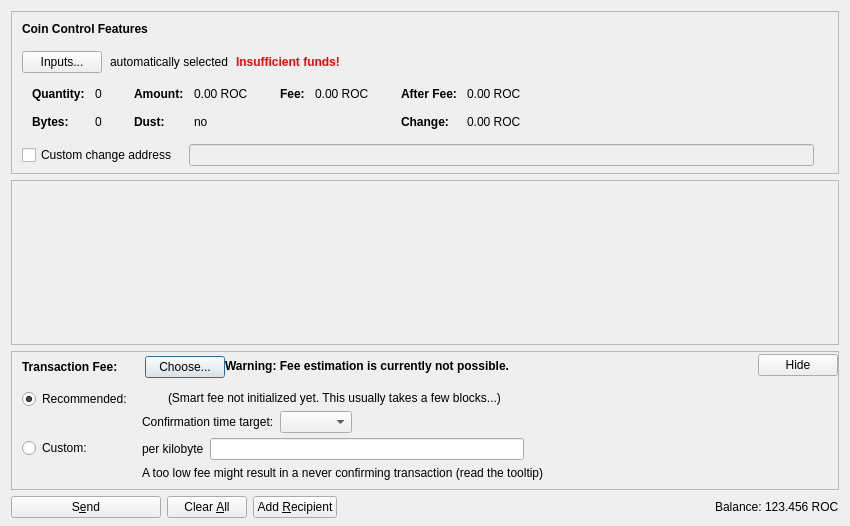
<?xml version="1.0" encoding="UTF-8"?>
<ui version="4.0">
 <class>SendCoinsDialog</class>
 <widget class="QDialog" name="SendCoinsDialog">
  <property name="geometry">
   <rect>
    <x>0</x>
    <y>0</y>
    <width>850</width>
    <height>526</height>
   </rect>
  </property>
  <property name="windowTitle">
   <string>Send Coins</string>
  </property>
  <layout class="QVBoxLayout" name="verticalLayout" stretch="0,1,0,0">
   <property name="bottomMargin">
    <number>8</number>
   </property>
   <item>
    <widget class="QFrame" name="frameCoinControl">
     <property name="sizePolicy">
      <sizepolicy hsizetype="Expanding" vsizetype="Expanding">
       <horstretch>0</horstretch>
       <verstretch>0</verstretch>
      </sizepolicy>
     </property>
     <property name="maximumSize">
      <size>
       <width>16777215</width>
       <height>16777215</height>
      </size>
     </property>
     <property name="frameShape">
      <enum>QFrame::StyledPanel</enum>
     </property>
     <property name="frameShadow">
      <enum>QFrame::Sunken</enum>
     </property>
     <layout class="QVBoxLayout" name="verticalLayoutCoinControl2">
      <property name="spacing">
       <number>0</number>
      </property>
      <property name="leftMargin">
       <number>0</number>
      </property>
      <property name="topMargin">
       <number>0</number>
      </property>
      <property name="rightMargin">
       <number>0</number>
      </property>
      <property name="bottomMargin">
       <number>6</number>
      </property>
      <item>
       <layout class="QVBoxLayout" name="verticalLayoutCoinControl" stretch="0,0,0,0,1">
        <property name="spacing">
         <number>0</number>
        </property>
        <property name="leftMargin">
         <number>10</number>
        </property>
        <property name="topMargin">
         <number>10</number>
        </property>
        <item>
         <layout class="QHBoxLayout" name="horizontalLayoutCoinControl1">
          <property name="bottomMargin">
           <number>15</number>
          </property>
          <item>
           <widget class="QLabel" name="labelCoinControlFeatures">
            <property name="sizePolicy">
             <sizepolicy hsizetype="Preferred" vsizetype="Maximum">
              <horstretch>0</horstretch>
              <verstretch>0</verstretch>
             </sizepolicy>
            </property>
            <property name="font">
             <font>
              <weight>75</weight>
              <bold>true</bold>
             </font>
            </property>
            <property name="styleSheet">
             <string notr="true">font-weight:bold;</string>
            </property>
            <property name="text">
             <string>Coin Control Features</string>
            </property>
           </widget>
          </item>
         </layout>
        </item>
        <item>
         <layout class="QHBoxLayout" name="horizontalLayoutCoinControl2" stretch="0,0,0,0">
          <property name="spacing">
           <number>8</number>
          </property>
          <property name="bottomMargin">
           <number>10</number>
          </property>
          <item>
           <widget class="QPushButton" name="pushButtonCoinControl">
            <property name="styleSheet">
             <string notr="true"/>
            </property>
            <property name="text">
             <string>Inputs...</string>
            </property>
            <property name="autoDefault">
             <bool>false</bool>
            </property>
           </widget>
          </item>
          <item>
           <widget class="QLabel" name="labelCoinControlAutomaticallySelected">
            <property name="text">
             <string>automatically selected</string>
            </property>
            <property name="margin">
             <number>5</number>
            </property>
           </widget>
          </item>
          <item>
           <widget class="QLabel" name="labelCoinControlInsuffFunds">
            <property name="font">
             <font>
              <weight>75</weight>
              <bold>true</bold>
             </font>
            </property>
            <property name="styleSheet">
             <string notr="true">color:red;font-weight:bold;</string>
            </property>
            <property name="text">
             <string>Insufficient funds!</string>
            </property>
            <property name="margin">
             <number>5</number>
            </property>
           </widget>
          </item>
          <item>
           <spacer name="horizontalSpacerCoinControl">
            <property name="orientation">
             <enum>Qt::Horizontal</enum>
            </property>
            <property name="sizeHint" stdset="0">
             <size>
              <width>40</width>
              <height>1</height>
             </size>
            </property>
           </spacer>
          </item>
         </layout>
        </item>
        <item>
         <widget class="QWidget" name="widgetCoinControl" native="true">
          <property name="sizePolicy">
           <sizepolicy hsizetype="Preferred" vsizetype="Preferred">
            <horstretch>0</horstretch>
            <verstretch>0</verstretch>
           </sizepolicy>
          </property>
          <property name="minimumSize">
           <size>
            <width>0</width>
            <height>0</height>
           </size>
          </property>
          <property name="styleSheet">
           <string notr="true"/>
          </property>
          <layout class="QHBoxLayout" name="horizontalLayoutCoinControl5">
           <property name="leftMargin">
            <number>0</number>
           </property>
           <property name="topMargin">
            <number>0</number>
           </property>
           <property name="rightMargin">
            <number>0</number>
           </property>
           <property name="bottomMargin">
            <number>0</number>
           </property>
           <item>
            <layout class="QHBoxLayout" name="horizontalLayoutCoinControl3" stretch="0,0,0,1">
             <property name="spacing">
              <number>20</number>
             </property>
             <property name="topMargin">
              <number>0</number>
             </property>
             <property name="bottomMargin">
              <number>10</number>
             </property>
             <item>
              <layout class="QFormLayout" name="formLayoutCoinControl1">
               <property name="horizontalSpacing">
                <number>10</number>
               </property>
               <property name="verticalSpacing">
                <number>14</number>
               </property>
               <property name="leftMargin">
                <number>10</number>
               </property>
               <property name="topMargin">
                <number>4</number>
               </property>
               <property name="rightMargin">
                <number>6</number>
               </property>
               <item row="0" column="0">
                <widget class="QLabel" name="labelCoinControlQuantityText">
                 <property name="font">
                  <font>
                   <weight>75</weight>
                   <bold>true</bold>
                  </font>
                 </property>
                 <property name="text">
                  <string>Quantity:</string>
                 </property>
                 <property name="margin">
                  <number>0</number>
                 </property>
                </widget>
               </item>
               <item row="0" column="1">
                <widget class="QLabel" name="labelCoinControlQuantity">
                 <property name="cursor">
                  <cursorShape>IBeamCursor</cursorShape>
                 </property>
                 <property name="contextMenuPolicy">
                  <enum>Qt::ActionsContextMenu</enum>
                 </property>
                 <property name="text">
                  <string notr="true">0</string>
                 </property>
                 <property name="margin">
                  <number>0</number>
                 </property>
                 <property name="textInteractionFlags">
                  <set>Qt::LinksAccessibleByMouse|Qt::TextSelectableByKeyboard|Qt::TextSelectableByMouse</set>
                 </property>
                </widget>
               </item>
               <item row="1" column="0">
                <widget class="QLabel" name="labelCoinControlBytesText">
                 <property name="font">
                  <font>
                   <weight>75</weight>
                   <bold>true</bold>
                  </font>
                 </property>
                 <property name="text">
                  <string>Bytes:</string>
                 </property>
                </widget>
               </item>
               <item row="1" column="1">
                <widget class="QLabel" name="labelCoinControlBytes">
                 <property name="cursor">
                  <cursorShape>IBeamCursor</cursorShape>
                 </property>
                 <property name="contextMenuPolicy">
                  <enum>Qt::ActionsContextMenu</enum>
                 </property>
                 <property name="text">
                  <string notr="true">0</string>
                 </property>
                 <property name="textInteractionFlags">
                  <set>Qt::LinksAccessibleByMouse|Qt::TextSelectableByKeyboard|Qt::TextSelectableByMouse</set>
                 </property>
                </widget>
               </item>
              </layout>
             </item>
             <item>
              <layout class="QFormLayout" name="formLayoutCoinControl2">
               <property name="horizontalSpacing">
                <number>10</number>
               </property>
               <property name="verticalSpacing">
                <number>14</number>
               </property>
               <property name="leftMargin">
                <number>6</number>
               </property>
               <property name="topMargin">
                <number>4</number>
               </property>
               <property name="rightMargin">
                <number>6</number>
               </property>
               <item row="0" column="0">
                <widget class="QLabel" name="labelCoinControlAmountText">
                 <property name="font">
                  <font>
                   <weight>75</weight>
                   <bold>true</bold>
                  </font>
                 </property>
                 <property name="text">
                  <string>Amount:</string>
                 </property>
                 <property name="margin">
                  <number>0</number>
                 </property>
                </widget>
               </item>
               <item row="0" column="1">
                <widget class="QLabel" name="labelCoinControlAmount">
                 <property name="cursor">
                  <cursorShape>IBeamCursor</cursorShape>
                 </property>
                 <property name="contextMenuPolicy">
                  <enum>Qt::ActionsContextMenu</enum>
                 </property>
                 <property name="text">
                  <string notr="true">0.00 ROC</string>
                 </property>
                 <property name="textInteractionFlags">
                  <set>Qt::LinksAccessibleByMouse|Qt::TextSelectableByKeyboard|Qt::TextSelectableByMouse</set>
                 </property>
                </widget>
               </item>
               <item row="1" column="0">
                <widget class="QLabel" name="labelCoinControlLowOutputText">
                 <property name="font">
                  <font>
                   <weight>75</weight>
                   <bold>true</bold>
                  </font>
                 </property>
                 <property name="text">
                  <string>Dust:</string>
                 </property>
                </widget>
               </item>
               <item row="1" column="1">
                <widget class="QLabel" name="labelCoinControlLowOutput">
                 <property name="cursor">
                  <cursorShape>IBeamCursor</cursorShape>
                 </property>
                 <property name="contextMenuPolicy">
                  <enum>Qt::ActionsContextMenu</enum>
                 </property>
                 <property name="text">
                  <string notr="true">no</string>
                 </property>
                 <property name="textInteractionFlags">
                  <set>Qt::LinksAccessibleByMouse|Qt::TextSelectableByKeyboard|Qt::TextSelectableByMouse</set>
                 </property>
                </widget>
               </item>
              </layout>
             </item>
             <item>
              <layout class="QFormLayout" name="formLayoutCoinControl3">
               <property name="horizontalSpacing">
                <number>10</number>
               </property>
               <property name="verticalSpacing">
                <number>14</number>
               </property>
               <property name="leftMargin">
                <number>6</number>
               </property>
               <property name="topMargin">
                <number>4</number>
               </property>
               <property name="rightMargin">
                <number>6</number>
               </property>
               <item row="0" column="0">
                <widget class="QLabel" name="labelCoinControlFeeText">
                 <property name="font">
                  <font>
                   <weight>75</weight>
                   <bold>true</bold>
                  </font>
                 </property>
                 <property name="text">
                  <string>Fee:</string>
                 </property>
                 <property name="margin">
                  <number>0</number>
                 </property>
                </widget>
               </item>
               <item row="0" column="1">
                <widget class="QLabel" name="labelCoinControlFee">
                 <property name="cursor">
                  <cursorShape>IBeamCursor</cursorShape>
                 </property>
                 <property name="contextMenuPolicy">
                  <enum>Qt::ActionsContextMenu</enum>
                 </property>
                 <property name="text">
                  <string notr="true">0.00 ROC</string>
                 </property>
                 <property name="textInteractionFlags">
                  <set>Qt::LinksAccessibleByMouse|Qt::TextSelectableByKeyboard|Qt::TextSelectableByMouse</set>
                 </property>
                </widget>
               </item>
              </layout>
             </item>
             <item>
              <layout class="QFormLayout" name="formLayoutCoinControl4">
               <property name="horizontalSpacing">
                <number>10</number>
               </property>
               <property name="verticalSpacing">
                <number>14</number>
               </property>
               <property name="leftMargin">
                <number>6</number>
               </property>
               <property name="topMargin">
                <number>4</number>
               </property>
               <property name="rightMargin">
                <number>6</number>
               </property>
               <item row="0" column="0">
                <widget class="QLabel" name="labelCoinControlAfterFeeText">
                 <property name="font">
                  <font>
                   <weight>75</weight>
                   <bold>true</bold>
                  </font>
                 </property>
                 <property name="text">
                  <string>After Fee:</string>
                 </property>
                 <property name="margin">
                  <number>0</number>
                 </property>
                </widget>
               </item>
               <item row="0" column="1">
                <widget class="QLabel" name="labelCoinControlAfterFee">
                 <property name="cursor">
                  <cursorShape>IBeamCursor</cursorShape>
                 </property>
                 <property name="contextMenuPolicy">
                  <enum>Qt::ActionsContextMenu</enum>
                 </property>
                 <property name="text">
                  <string notr="true">0.00 ROC</string>
                 </property>
                 <property name="textInteractionFlags">
                  <set>Qt::LinksAccessibleByMouse|Qt::TextSelectableByKeyboard|Qt::TextSelectableByMouse</set>
                 </property>
                </widget>
               </item>
               <item row="1" column="0">
                <widget class="QLabel" name="labelCoinControlChangeText">
                 <property name="font">
                  <font>
                   <weight>75</weight>
                   <bold>true</bold>
                  </font>
                 </property>
                 <property name="text">
                  <string>Change:</string>
                 </property>
                </widget>
               </item>
               <item row="1" column="1">
                <widget class="QLabel" name="labelCoinControlChange">
                 <property name="cursor">
                  <cursorShape>IBeamCursor</cursorShape>
                 </property>
                 <property name="contextMenuPolicy">
                  <enum>Qt::ActionsContextMenu</enum>
                 </property>
                 <property name="text">
                  <string notr="true">0.00 ROC</string>
                 </property>
                 <property name="textInteractionFlags">
                  <set>Qt::LinksAccessibleByMouse|Qt::TextSelectableByKeyboard|Qt::TextSelectableByMouse</set>
                 </property>
                </widget>
               </item>
              </layout>
             </item>
            </layout>
           </item>
          </layout>
         </widget>
        </item>
        <item>
         <layout class="QHBoxLayout" name="horizontalLayoutCoinControl4" stretch="0,0,0">
          <property name="spacing">
           <number>12</number>
          </property>
          <property name="sizeConstraint">
           <enum>QLayout::SetDefaultConstraint</enum>
          </property>
          <property name="topMargin">
           <number>5</number>
          </property>
          <property name="rightMargin">
           <number>5</number>
          </property>
          <item>
           <widget class="QCheckBox" name="checkBoxCoinControlChange">
            <property name="toolTip">
             <string>If this is activated, but the change address is empty or invalid, change will be sent to a newly generated address.</string>
            </property>
            <property name="text">
             <string>Custom change address</string>
            </property>
           </widget>
          </item>
          <item>
           <widget class="QValidatedLineEdit" name="lineEditCoinControlChange">
            <property name="enabled">
             <bool>false</bool>
            </property>
            <property name="sizePolicy">
             <sizepolicy hsizetype="Expanding" vsizetype="Fixed">
              <horstretch>0</horstretch>
              <verstretch>0</verstretch>
             </sizepolicy>
            </property>
           </widget>
          </item>
          <item>
           <widget class="QLabel" name="labelCoinControlChangeLabel">
            <property name="sizePolicy">
             <sizepolicy hsizetype="Preferred" vsizetype="Expanding">
              <horstretch>0</horstretch>
              <verstretch>0</verstretch>
             </sizepolicy>
            </property>
            <property name="minimumSize">
             <size>
              <width>0</width>
              <height>0</height>
             </size>
            </property>
            <property name="text">
             <string/>
            </property>
            <property name="margin">
             <number>3</number>
            </property>
           </widget>
          </item>
         </layout>
        </item>
        <item>
         <spacer name="verticalSpacerCoinControl">
          <property name="orientation">
           <enum>Qt::Vertical</enum>
          </property>
          <property name="sizeHint" stdset="0">
           <size>
            <width>800</width>
            <height>1</height>
           </size>
          </property>
         </spacer>
        </item>
       </layout>
      </item>
     </layout>
    </widget>
   </item>
   <item>
    <widget class="QScrollArea" name="scrollArea">
     <property name="widgetResizable">
      <bool>true</bool>
     </property>
     <widget class="QWidget" name="scrollAreaWidgetContents">
      <property name="geometry">
       <rect>
        <x>0</x>
        <y>0</y>
        <width>830</width>
        <height>104</height>
       </rect>
      </property>
      <layout class="QVBoxLayout" name="verticalLayout_2" stretch="0,1">
       <property name="leftMargin">
        <number>0</number>
       </property>
       <property name="topMargin">
        <number>0</number>
       </property>
       <property name="rightMargin">
        <number>0</number>
       </property>
       <property name="bottomMargin">
        <number>0</number>
       </property>
       <item>
        <layout class="QVBoxLayout" name="entries">
         <property name="spacing">
          <number>6</number>
         </property>
        </layout>
       </item>
       <item>
        <spacer name="verticalSpacer">
         <property name="orientation">
          <enum>Qt::Vertical</enum>
         </property>
         <property name="sizeHint" stdset="0">
          <size>
           <width>20</width>
           <height>40</height>
          </size>
         </property>
        </spacer>
       </item>
      </layout>
     </widget>
    </widget>
   </item>
   <item>
    <widget class="QFrame" name="frameFee">
     <property name="sizePolicy">
      <sizepolicy hsizetype="Expanding" vsizetype="Expanding">
       <horstretch>0</horstretch>
       <verstretch>0</verstretch>
      </sizepolicy>
     </property>
     <property name="maximumSize">
      <size>
       <width>16777215</width>
       <height>16777215</height>
      </size>
     </property>
     <property name="frameShape">
      <enum>QFrame::StyledPanel</enum>
     </property>
     <property name="frameShadow">
      <enum>QFrame::Sunken</enum>
     </property>
     <layout class="QVBoxLayout" name="verticalLayoutFee1">
      <property name="spacing">
       <number>0</number>
      </property>
      <property name="leftMargin">
       <number>0</number>
      </property>
      <property name="topMargin">
       <number>0</number>
      </property>
      <property name="rightMargin">
       <number>0</number>
      </property>
      <property name="bottomMargin">
       <number>0</number>
      </property>
      <item>
       <layout class="QVBoxLayout" name="verticalLayoutFee2" stretch="0,0,0">
        <property name="spacing">
         <number>0</number>
        </property>
        <property name="leftMargin">
         <number>10</number>
        </property>
        <property name="topMargin">
         <number>0</number>
        </property>
        <item>
         <layout class="QHBoxLayout" name="horizontalLayoutFee1">
          <property name="bottomMargin">
           <number>0</number>
          </property>
          <item>
           <layout class="QVBoxLayout" name="verticalLayoutFee7">
            <property name="spacing">
             <number>0</number>
            </property>
            <item>
             <spacer name="verticalSpacerSmartFee">
              <property name="orientation">
               <enum>Qt::Vertical</enum>
              </property>
              <property name="sizeType">
               <enum>QSizePolicy::Fixed</enum>
              </property>
              <property name="sizeHint" stdset="0">
               <size>
                <width>1</width>
                <height>4</height>
               </size>
              </property>
             </spacer>
            </item>
            <item>
             <layout class="QHBoxLayout" name="horizontalLayoutSmartFee">
              <property name="spacing">
               <number>10</number>
              </property>
              <item>
               <widget class="QLabel" name="labelFeeHeadline">
                <property name="sizePolicy">
                 <sizepolicy hsizetype="Preferred" vsizetype="Maximum">
                  <horstretch>0</horstretch>
                  <verstretch>0</verstretch>
                 </sizepolicy>
                </property>
                <property name="font">
                 <font>
                  <weight>75</weight>
                  <bold>true</bold>
                 </font>
                </property>
                <property name="styleSheet">
                 <string notr="true">font-weight:bold;</string>
                </property>
                <property name="text">
                 <string>Transaction Fee:</string>
                </property>
               </widget>
              </item>
              <item>
               <widget class="QLabel" name="labelFeeMinimized">
                <property name="text">
                 <string/>
                </property>
               </widget>
              </item>
              <item>
               <widget class="QPushButton" name="buttonChooseFee">
                <property name="text">
                 <string>Choose...</string>
                </property>
               </widget>
              </item>
             </layout>
            </item>
            <item>
             <spacer name="verticalSpacer_5">
              <property name="orientation">
               <enum>Qt::Vertical</enum>
              </property>
              <property name="sizeHint" stdset="0">
               <size>
                <width>1</width>
                <height>1</height>
               </size>
              </property>
             </spacer>
            </item>
           </layout>
          </item>
          <item>
           <widget class="QLabel" name="fallbackFeeWarningLabel">
            <property name="toolTip">
             <string>Using the fallbackfee can result in sending a transaction that will take several hours or days (or never) to confirm. Consider choosing your fee manually or wait until you have validated the complete chain.</string>
            </property>
            <property name="font">
            <font>
                <weight>75</weight>
                <bold>true</bold>
            </font>
            </property>
            <property name="text">
             <string>Warning: Fee estimation is currently not possible.</string>
            </property>
            <property name="wordWrap">
             <bool>false</bool>
            </property>
           </widget>
          </item>
          <item>
           <spacer name="horizontalSpacer_4">
            <property name="orientation">
             <enum>Qt::Horizontal</enum>
            </property>
            <property name="sizeType">
             <enum>QSizePolicy::MinimumExpanding</enum>
            </property>
            <property name="sizeHint" stdset="0">
             <size>
              <width>40</width>
              <height>20</height>
             </size>
            </property>
           </spacer>
          </item>
          <item>
           <widget class="QPushButton" name="buttonMinimizeFee">
            <property name="toolTip">
             <string>collapse fee-settings</string>
            </property>
            <property name="text">
             <string>Hide</string>
            </property>
           </widget>
          </item>
         </layout>
        </item>
        <item>
         <widget class="QFrame" name="frameFeeSelection">
          <layout class="QVBoxLayout" name="verticalLayoutFee12">
           <property name="spacing">
            <number>0</number>
           </property>
           <property name="leftMargin">
            <number>0</number>
           </property>
           <property name="topMargin">
            <number>0</number>
           </property>
           <property name="rightMargin">
            <number>0</number>
           </property>
           <property name="bottomMargin">
            <number>0</number>
           </property>
           <item>
            <layout class="QGridLayout" name="gridLayoutFee">
             <property name="topMargin">
              <number>10</number>
             </property>
             <property name="bottomMargin">
              <number>4</number>
             </property>
             <property name="horizontalSpacing">
              <number>10</number>
             </property>
             <property name="verticalSpacing">
              <number>4</number>
             </property>
             <item row="1" column="1">
              <layout class="QVBoxLayout" name="verticalLayoutFee8">
               <property name="spacing">
                <number>6</number>
               </property>
               <item>
                <layout class="QHBoxLayout" name="horizontalLayoutFee13">
                 <item>
                  <widget class="QLabel" name="labelCustomPerKilobyte">
                   <property name="toolTip">
                    <string>Specify a custom fee per kB (1,000 bytes) of the transaction's virtual size.

Note:  Since the fee is calculated on a per-byte basis, a fee of "100 satoshis per kB" for a transaction size of 500 bytes (half of 1 kB) would ultimately yield a fee of only 50 satoshis.</string>
                   </property>
                   <property name="text">
                    <string>per kilobyte</string>
                   </property>
                  </widget>
                 </item>
                 <item>
                  <widget class="BitcoinAmountField" name="customFee"/>
                 </item>
                 <item>
                  <spacer name="horizontalSpacer_6">
                   <property name="orientation">
                    <enum>Qt::Horizontal</enum>
                   </property>
                   <property name="sizeHint" stdset="0">
                    <size>
                     <width>1</width>
                     <height>1</height>
                    </size>
                   </property>
                  </spacer>
                 </item>
                </layout>
               </item>
               <item>
                <layout class="QHBoxLayout" name="horizontalLayoutFee8">
                 <item>
                  <widget class="QLabel" name="labelCustomFeeWarning">
                   <property name="enabled">
                    <bool>true</bool>
                   </property>
                   <property name="toolTip">
                    <string>When there is less transaction volume than space in the blocks, miners as well as relaying nodes may enforce a minimum fee. Paying only this minimum fee is just fine, but be aware that this can result in a never confirming transaction once there is more demand for rocoin transactions than the network can process.</string>
                   </property>
                   <property name="text">
                    <string>A too low fee might result in a never confirming transaction (read the tooltip)</string>
                   </property>
                  </widget>
                 </item>
                 <item>
                  <spacer name="horizontalSpacer_2">
                   <property name="orientation">
                    <enum>Qt::Horizontal</enum>
                   </property>
                   <property name="sizeHint" stdset="0">
                    <size>
                     <width>1</width>
                     <height>1</height>
                    </size>
                   </property>
                  </spacer>
                 </item>
                </layout>
               </item>
              </layout>
             </item>
             <item row="0" column="0">
              <layout class="QVBoxLayout" name="verticalLayoutFee4" stretch="0,1">
               <item>
                <widget class="QRadioButton" name="radioSmartFee">
                 <property name="text">
                  <string>Recommended:</string>
                 </property>
                 <property name="checked">
                  <bool>true</bool>
                 </property>
                 <attribute name="buttonGroup">
                  <string notr="true">groupFee</string>
                 </attribute>
                </widget>
               </item>
               <item>
                <spacer name="verticalSpacer_2">
                 <property name="orientation">
                  <enum>Qt::Vertical</enum>
                 </property>
                 <property name="sizeHint" stdset="0">
                  <size>
                   <width>1</width>
                   <height>1</height>
                  </size>
                 </property>
                </spacer>
               </item>
              </layout>
             </item>
             <item row="1" column="0">
              <layout class="QVBoxLayout" name="verticalLayoutFee9" stretch="0,1">
               <item>
                <widget class="QRadioButton" name="radioCustomFee">
                 <property name="text">
                  <string>Custom:</string>
                 </property>
                 <attribute name="buttonGroup">
                  <string notr="true">groupFee</string>
                 </attribute>
                </widget>
               </item>
               <item>
                <spacer name="verticalSpacer_6">
                 <property name="orientation">
                  <enum>Qt::Vertical</enum>
                 </property>
                 <property name="sizeHint" stdset="0">
                  <size>
                   <width>1</width>
                   <height>1</height>
                  </size>
                 </property>
                </spacer>
               </item>
              </layout>
             </item>
             <item row="0" column="1">
              <layout class="QVBoxLayout" name="verticalLayoutFee3" stretch="0,0,1">
               <property name="spacing">
                <number>6</number>
               </property>
               <property name="topMargin">
                <number>2</number>
               </property>
               <item>
                <layout class="QHBoxLayout" name="horizontalLayoutFee12">
                 <item>
                  <widget class="QLabel" name="labelSmartFee">
                   <property name="text">
                    <string/>
                   </property>
                  </widget>
                 </item>
                 <item>
                  <widget class="QLabel" name="labelFeeEstimation">
                   <property name="text">
                    <string/>
                   </property>
                  </widget>
                 </item>
                 <item>
                  <widget class="QLabel" name="labelSmartFee2">
                   <property name="text">
                    <string>(Smart fee not initialized yet. This usually takes a few blocks...)</string>
                   </property>
                  </widget>
                 </item>
                 <item>
                  <spacer name="horizontalSpacer_5">
                   <property name="orientation">
                    <enum>Qt::Horizontal</enum>
                   </property>
                   <property name="sizeHint" stdset="0">
                    <size>
                     <width>1</width>
                     <height>1</height>
                    </size>
                   </property>
                  </spacer>
                 </item>
                </layout>
               </item>
               <item>
                <layout class="QHBoxLayout" name="horizontalLayoutFee9">
                 <item>
                  <layout class="QVBoxLayout" name="verticalLayoutFee6">
                   <item>
                    <widget class="QLabel" name="labelSmartFee3">
                     <property name="text">
                      <string>Confirmation time target:</string>
                     </property>
                    </widget>
                   </item>
                  </layout>
                 </item>
                 <item>
                  <layout class="QVBoxLayout" name="verticalLayoutFee5">
                   <property name="rightMargin">
                    <number>30</number>
                   </property>
                   <item>
                    <layout class="QHBoxLayout" name="horizontalLayoutConfTarget">
                     <property name="bottomMargin">
                      <number>0</number>
                     </property>
                     <item>
                      <widget class="QComboBox" name="confTargetSelector"/>
                     </item>
                     <item>
                      <spacer name="horizontalSpacerConfTarget">
                       <property name="orientation">
                        <enum>Qt::Horizontal</enum>
                       </property>
                       <property name="sizeHint" stdset="0">
                        <size>
                         <width>40</width>
                         <height>20</height>
                        </size>
                       </property>
                      </spacer>
                     </item>
                    </layout>
                   </item>
                  </layout>
                 </item>
                </layout>
               </item>
               <item>
                <spacer name="verticalSpacer_4">
                 <property name="orientation">
                  <enum>Qt::Vertical</enum>
                 </property>
                 <property name="sizeHint" stdset="0">
                  <size>
                   <width>1</width>
                   <height>1</height>
                  </size>
                 </property>
                </spacer>
               </item>
              </layout>
             </item>
            </layout>
           </item>
          </layout>
         </widget>
        </item>
        <item>
         <spacer name="verticalSpacerFee">
          <property name="orientation">
           <enum>Qt::Vertical</enum>
          </property>
          <property name="sizeHint" stdset="0">
           <size>
            <width>40</width>
            <height>5</height>
           </size>
          </property>
         </spacer>
        </item>
       </layout>
      </item>
     </layout>
    </widget>
   </item>
   <item>
    <layout class="QHBoxLayout" name="horizontalLayout">
     <item>
      <widget class="QPushButton" name="sendButton">
       <property name="minimumSize">
        <size>
         <width>150</width>
         <height>0</height>
        </size>
       </property>
       <property name="toolTip">
        <string>Confirm the send action</string>
       </property>
       <property name="text">
        <string>S&amp;end</string>
       </property>
       <property name="icon">
        <iconset resource="../bitcoin.qrc">
         <normaloff>:/icons/send</normaloff>:/icons/send</iconset>
       </property>
       <property name="autoDefault">
        <bool>false</bool>
       </property>
       <property name="default">
        <bool>false</bool>
       </property>
      </widget>
     </item>
     <item>
      <widget class="QPushButton" name="clearButton">
       <property name="sizePolicy">
        <sizepolicy hsizetype="Minimum" vsizetype="Fixed">
         <horstretch>0</horstretch>
         <verstretch>0</verstretch>
        </sizepolicy>
       </property>
       <property name="toolTip">
        <string>Clear all fields of the form.</string>
       </property>
       <property name="text">
        <string>Clear &amp;All</string>
       </property>
       <property name="icon">
        <iconset resource="../bitcoin.qrc">
         <normaloff>:/icons/remove</normaloff>:/icons/remove</iconset>
       </property>
       <property name="autoDefault">
        <bool>false</bool>
       </property>
      </widget>
     </item>
     <item>
      <widget class="QPushButton" name="addButton">
       <property name="toolTip">
        <string>Send to multiple recipients at once</string>
       </property>
       <property name="text">
        <string>Add &amp;Recipient</string>
       </property>
       <property name="icon">
        <iconset resource="../bitcoin.qrc">
         <normaloff>:/icons/add</normaloff>:/icons/add</iconset>
       </property>
       <property name="autoDefault">
        <bool>false</bool>
       </property>
      </widget>
     </item>
     <item>
      <spacer name="horizontalSpacer">
       <property name="orientation">
        <enum>Qt::Horizontal</enum>
       </property>
       <property name="sizeHint" stdset="0">
        <size>
         <width>40</width>
         <height>20</height>
        </size>
       </property>
      </spacer>
     </item>
     <item>
      <layout class="QHBoxLayout" name="horizontalLayout_2">
       <property name="spacing">
        <number>3</number>
       </property>
       <item>
        <widget class="QLabel" name="label">
         <property name="sizePolicy">
          <sizepolicy hsizetype="Preferred" vsizetype="Fixed">
           <horstretch>0</horstretch>
           <verstretch>0</verstretch>
          </sizepolicy>
         </property>
         <property name="text">
          <string>Balance:</string>
         </property>
        </widget>
       </item>
       <item>
        <widget class="QLabel" name="labelBalance">
         <property name="sizePolicy">
          <sizepolicy hsizetype="Preferred" vsizetype="Fixed">
           <horstretch>0</horstretch>
           <verstretch>0</verstretch>
          </sizepolicy>
         </property>
         <property name="cursor">
          <cursorShape>IBeamCursor</cursorShape>
         </property>
         <property name="text">
          <string notr="true">123.456 ROC</string>
         </property>
         <property name="textInteractionFlags">
          <set>Qt::LinksAccessibleByMouse|Qt::TextSelectableByKeyboard|Qt::TextSelectableByMouse</set>
         </property>
        </widget>
       </item>
      </layout>
     </item>
    </layout>
   </item>
  </layout>
 </widget>
 <customwidgets>
  <customwidget>
   <class>QValidatedLineEdit</class>
   <extends>QLineEdit</extends>
   <header>qt/qvalidatedlineedit.h</header>
  </customwidget>
  <customwidget>
   <class>BitcoinAmountField</class>
   <extends>QLineEdit</extends>
   <header>qt/bitcoinamountfield.h</header>
   <container>1</container>
  </customwidget>
 </customwidgets>
 <resources>
  <include location="../bitcoin.qrc"/>
 </resources>
 <connections/>
 <buttongroups>
  <buttongroup name="groupFee"/>
 </buttongroups>
</ui>
